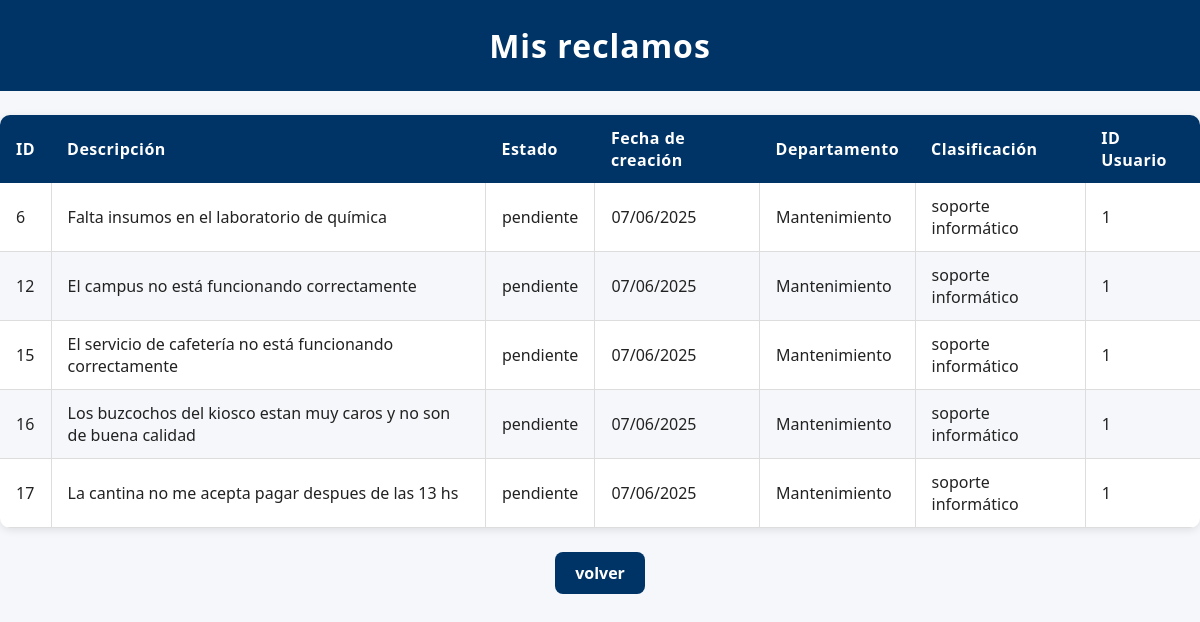
/mis_reclamos (signed in), run on an earlier commit of the app's database.
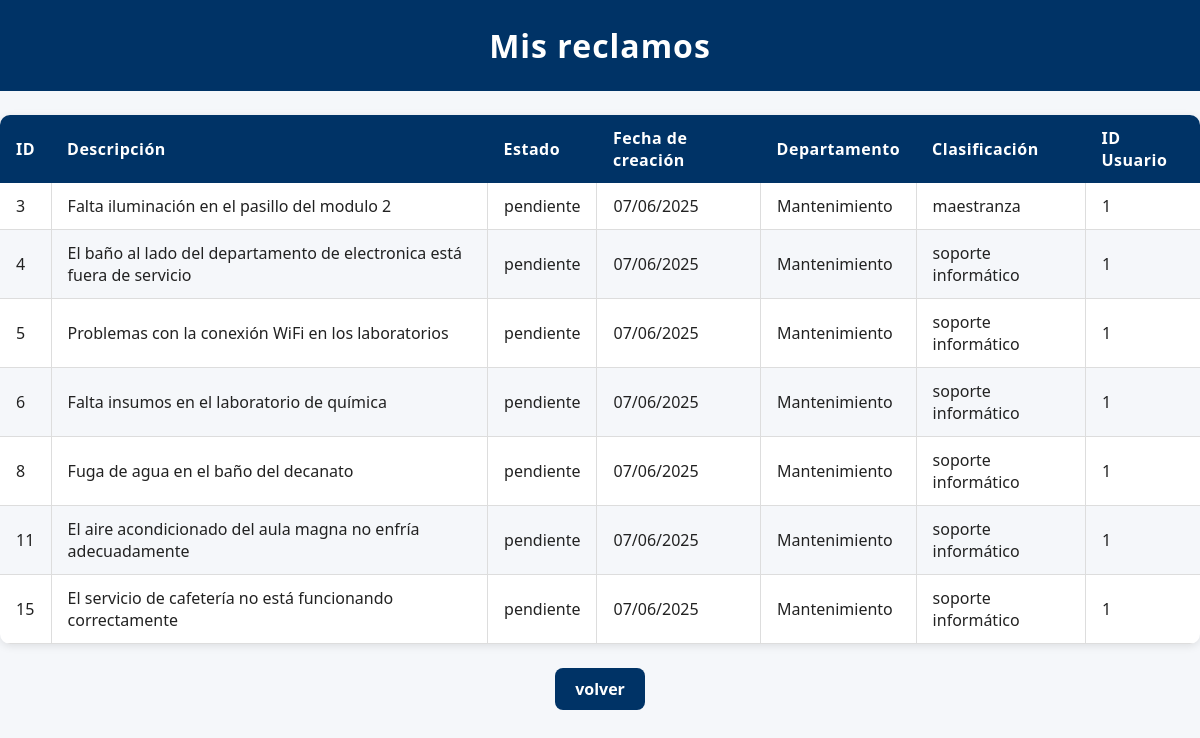
And on a later commit of the database.
### modules/modelos.py (models this page shows)
class Base(DeclarativeBase):
    pass

class ModeloReclamo(Base):
    __tablename__ = 'reclamos'
    id = Column(Integer, primary_key=True)
    estado = Column(String, default="pendiente")
    fecha_hora = Column(DateTime, default=datetime.utcnow)
    contenido = Column(String)
    usuario_id = Column(Integer, ForeignKey('usuarios.id'))
    departamento = Column(String)
    clasificacion = Column(String)
    usuarios = relationship(
        "ModeloUsuario",
        secondary=usuarios_reclamos,
        back_populates="reclamos"
    )
    usuario = relationship("ModeloUsuario", foreign_keys=[usuario_id], backref="reclamos_creados")

### server.py (the view)
@app.route('/mis_reclamos')
@login_required
def mis_reclamos():
    reclamos = repo_reclamos.obtener_todos_los_registros(current_user.id)
    return render_template('mis_reclamos.html', usuario=current_user, reclamos=reclamos)

### modules/login.py (called while the page is built)
    @property
    def is_authenticated(self):
        return True

### modules/repositorio.py (called while the page is built)
    def obtener_registro_por_filtro(self, campo, valor, campo2=None, valor2=None):
        query = self.__session.query(ModeloUsuario).filter(getattr(ModeloUsuario, campo) == valor)
        if campo2 and valor2:
            query = query.filter(getattr(ModeloUsuario, campo2) == valor2)
        modelo = query.first()
        if modelo:
            return self.__map_modelo_a_entidad(modelo)
        return None

    def __map_modelo_a_entidad(self, modelo: ModeloUsuario):
        return Usuario(
            nombre=modelo.nombre,
            apellido=modelo.apellido,
            email=modelo.email,
            nombre_de_usuario=modelo.nombre_de_usuario,
            contraseña=modelo.contraseña,
            claustro=modelo.claustro,
            rol=modelo.rol,
            id=modelo.id
        )

    def obtener_todos_los_registros(self, usuario_id):
        return self.__session.query(ModeloReclamo).filter_by(usuario_id=usuario_id).all()

### modules/usuarios.py (called while the page is built)
    @property
    def nombre(self):
        return self.__nombre

    @property
    def apellido(self):
        return self.__apellido

    @property
    def id(self):
        return self.__id

### templates/mis_reclamos.html (shortened to what this page needs)
<!DOCTYPE html>
<html lang="en">
<head>
    <link rel="stylesheet" href="{{ url_for('static', filename='style.css') }}">
</head>
<body>
    <h1>Mis reclamos</h1>
    <table>
        <thead>
            <tr>
                <th>ID</th>
                <th>Descripción</th>
                <th>Estado</th>
                <th>Fecha de creación</th>
                <th>Departamento</th>
                <th>Clasificación</th>
                <th>ID Usuario</th>
            </tr>
        </thead>
        <tbody>
            {% for reclamo in reclamos %}
            <tr>
                <td>{{ reclamo.id }}</td>
                <td>{{ reclamo.contenido }}</td>
                <td>{{ reclamo.estado }}</td>
                <td>{{ reclamo.fecha_hora.strftime('%d/%m/%Y') }}</td>
                <td>{{ reclamo.departamento }}</td>
                <td>{{ reclamo.clasificacion }}</td>
                <td>{{ reclamo.usuario_id }}</td>
            </tr>
            {% endfor %}
        </tbody>
    </table>
    <div style="text-align:center;">
        <a href="{{ url_for('inicio') }}" class="enlace-boton">volver</a>
    </div>
</body>
</html>

What changed in the data, as far as the page shows it:
no longer on this page (row edited): ModeloReclamo: id "12", contenido "El campus no está funcionando correctamente", estado "pendiente", fecha_hora "07/06/2025", departamento "Mantenimiento", clasificacion "soporte informático", usuario_id "1"
no longer on this page (row edited): ModeloReclamo: id "16", contenido "Los buzcochos del kiosco estan muy caros y no son de buena calidad", estado "pendiente", fecha_hora "07/06/2025", departamento "Mantenimiento", clasificacion "soporte informático", usuario_id "1"
no longer on this page (row edited): ModeloReclamo: id "17", contenido "La cantina no me acepta pagar despues de las 13 hs", estado "pendiente", fecha_hora "07/06/2025", departamento "Mantenimiento", clasificacion "soporte informático", usuario_id "1"
now on this page (row edited): ModeloReclamo: id "3", contenido "Falta iluminación en el pasillo del modulo 2", estado "pendiente", fecha_hora "07/06/2025", departamento "Mantenimiento", clasificacion "maestranza", usuario_id "1"
now on this page (row edited): ModeloReclamo: id "4", contenido "El baño al lado del departamento de electronica está fuera de servicio", estado "pendiente", fecha_hora "07/06/2025", departamento "Mantenimiento", clasificacion "soporte informático", usuario_id "1"
now on this page (row edited): ModeloReclamo: id "5", contenido "Problemas con la conexión WiFi en los laboratorios", estado "pendiente", fecha_hora "07/06/2025", departamento "Mantenimiento", clasificacion "soporte informático", usuario_id "1"
now on this page (row edited): ModeloReclamo: id "8", contenido "Fuga de agua en el baño del decanato", estado "pendiente", fecha_hora "07/06/2025", departamento "Mantenimiento", clasificacion "soporte informático", usuario_id "1"
now on this page (row edited): ModeloReclamo: id "11", contenido "El aire acondicionado del aula magna no enfría adecuadamente", estado "pendiente", fecha_hora "07/06/2025", departamento "Mantenimiento", clasificacion "soporte informático", usuario_id "1"
